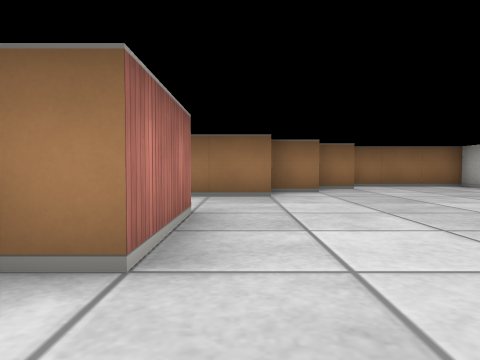
[1] (above)

16 first-person views from a walk through a cub3D maze. The camera is about half as high as the walls, tilts 2° down and sees 70° across. The floor is counted in squares. Each view is taken from the middle of a square. On the plan, view 1 faces up. The plan holds only what a view shows up to about 9 squares ahead; the rest is blank.

[2]
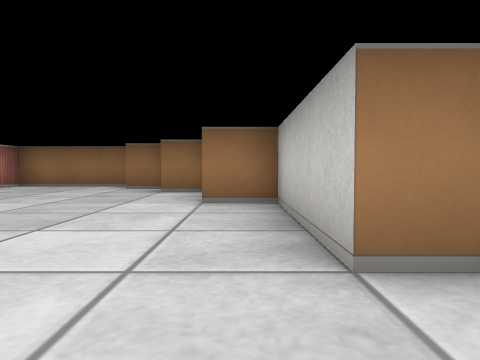

[3]
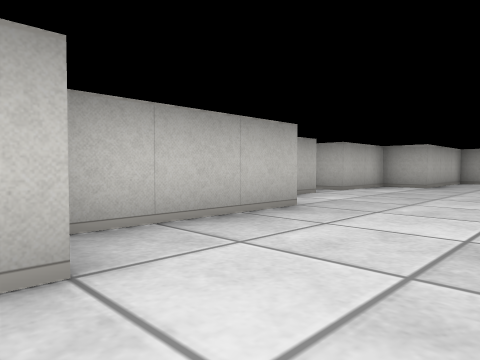

[4]
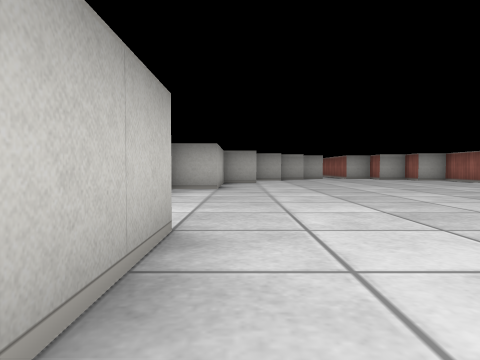

[5]
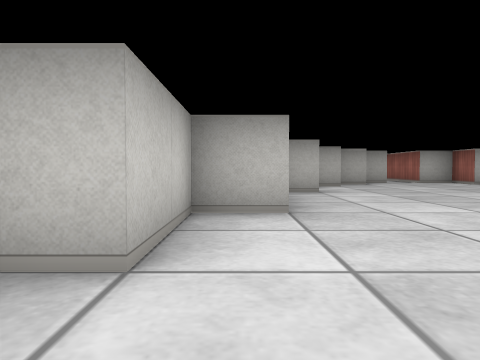

[6]
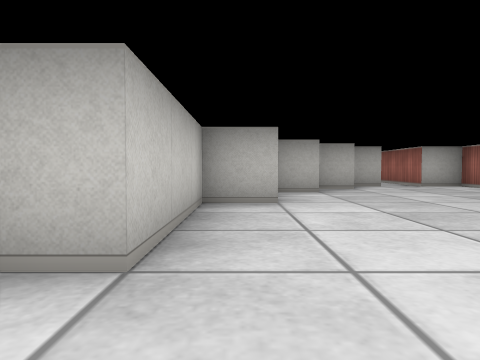

[7]
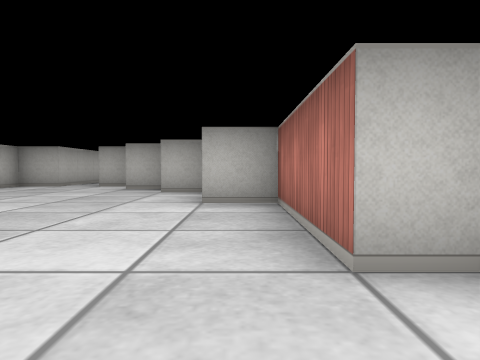

[8]
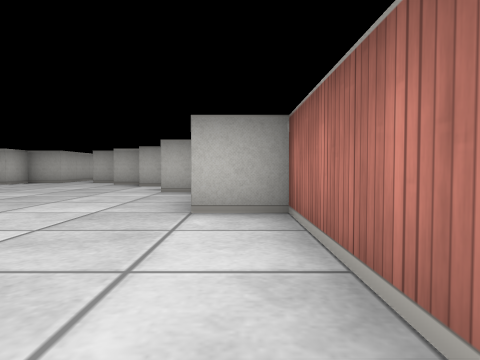

[9]
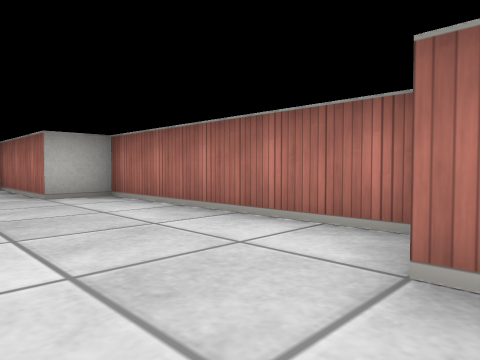

[10]
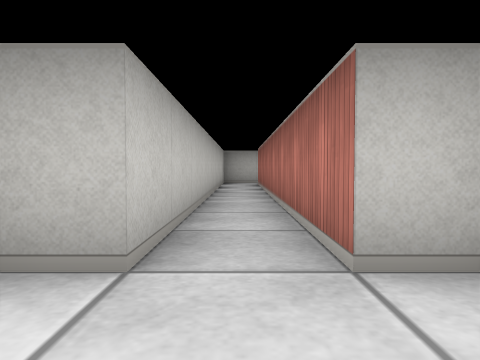

[11]
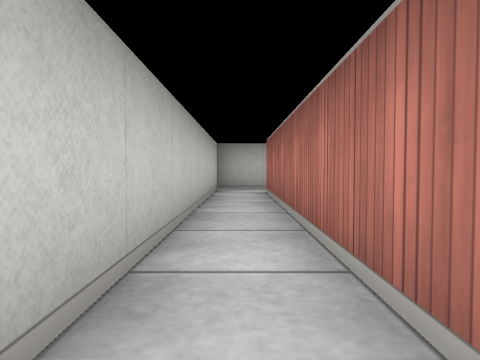

[12]
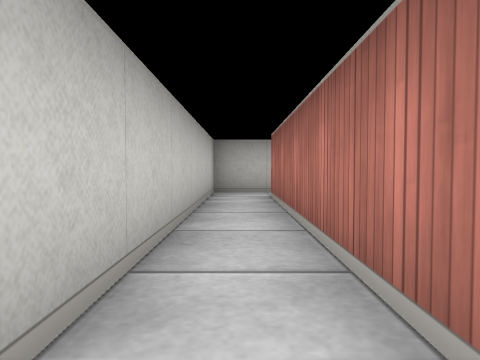

[13]
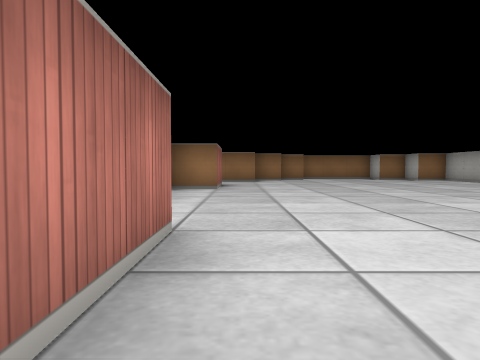

[14]
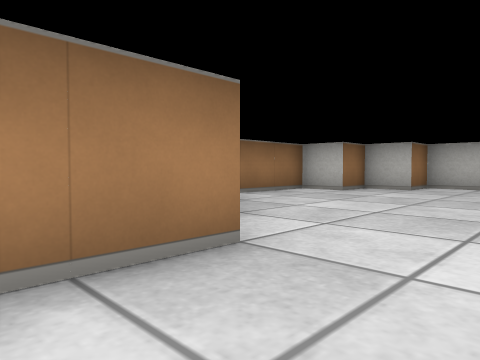

[15]
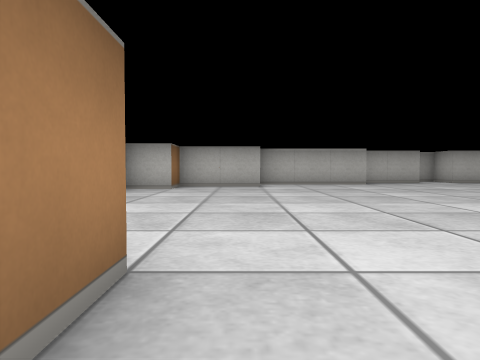

[16]
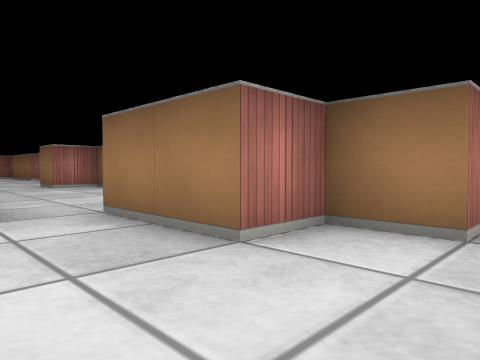

### Floor plan
Points are (right, up) in squares from view 1. A wall is a line through its corners. A room is listed if a view was taken in it or the views show most of it. See-through windows are left out.
Room 1 (views 1, 2, 3, 4, 5, 6, 7, 8, 9, 10, 13, 14, 16)
walls: (9.5, -0.6) (9.5, 0.1); (9.1, 1.5) (8.5, 1.5) (8.5, 4.5) (7.5, 4.5) (7.5, 6.5) (6.5, 6.5) (6.5, 7.5) (5.5, 7.5) (5.5, 8.5) (2.5, 8.5) (2.5, 7.8); (-0.5, 3.5) (-0.5, 1.5) (-1.5, 1.5) (-1.5, -3.5) (-0.5, -3.5) (-0.5, -6.5) (0.5, -6.5); (7.4, -6.5) (8.5, -6.5) (8.5, -3.5) (9.5, -3.5) (9.5, -1.5) (10.2, -1.5); (1.6, 6.5) (0.5, 6.5) (0.5, 5.5) (-0.5, 5.5); (6.4, -8.5) (7.4, -8.5); (0.6, -8.5) (1.5, -8.5); (2.6, 7.5) (1.6, 7.5); (5.4, -9.5) (6.4, -9.5); (1.6, -9.5) (2.5, -9.5); (2.5, -9.8) (2.5, -10.5) (3.5, -10.5); (4.5, -10.5) (5.5, -10.5) (5.5, -9.8)
ways out: opening at (4, -11) to room 2; opening at (-1, 5) to room 3
Room 2 (views 11, 12)
walls: (3.5, -10.5) (3.5, -18.5); (3.4, -19.5) (4.5, -19.5) (4.5, -10.5)
ways out: opening at (4, -11) to room 1; opening at (3, -19) to room 3
Room 3 (view 15)
walls: (-6.5, 7.6) (-6.5, 6.5) (-7.5, 6.5); (-0.5, 5.5) (-1.5, 5.5)
ways out: opening at (-1, 5) to room 1; opening at (3, -19) to room 2

Where each view was taken, in squares from view 1:
view 1: 0 up, 0 right, facing up
view 2: 0 up, 8 right, facing up
view 3: 5 up, 6 right, facing down-right
view 4: 4 up, 8 right, facing down
view 5: 0 up, 9 right, facing down
view 6: 2 down, 8 right, facing down
view 7: 2 down, 0 right, facing down
view 8: 0 up, 1 left, facing down
view 9: 2 up, 1 right, facing down-left
view 10: 9 down, 4 right, facing down
view 11: 12 down, 4 right, facing down
view 12: 13 down, 4 right, facing down
view 13: 6 down, 0 right, facing up
view 14: 4 up, 1 left, facing up-right
view 15: 5 up, 1 left, facing right
view 16: 4 up, 2 right, facing up-left
